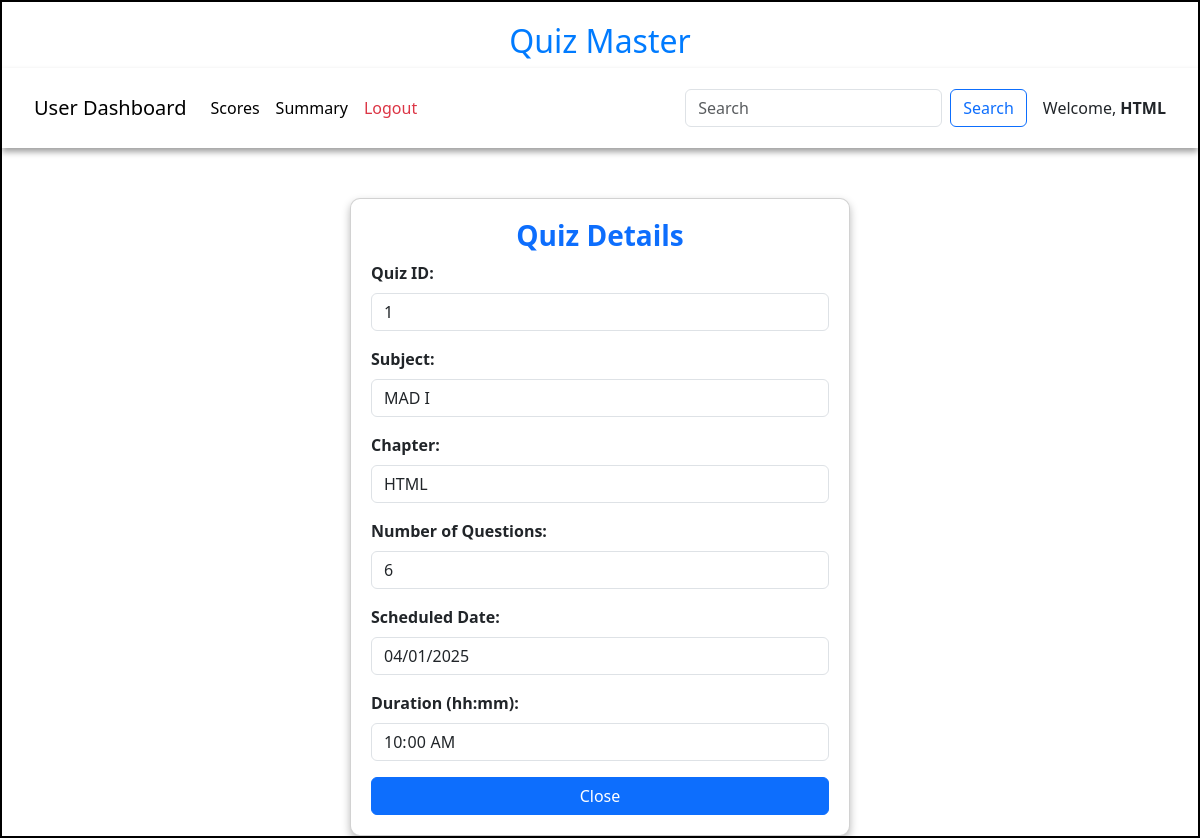
The page /view_quiz/1/HTML on the database as committed earlier.
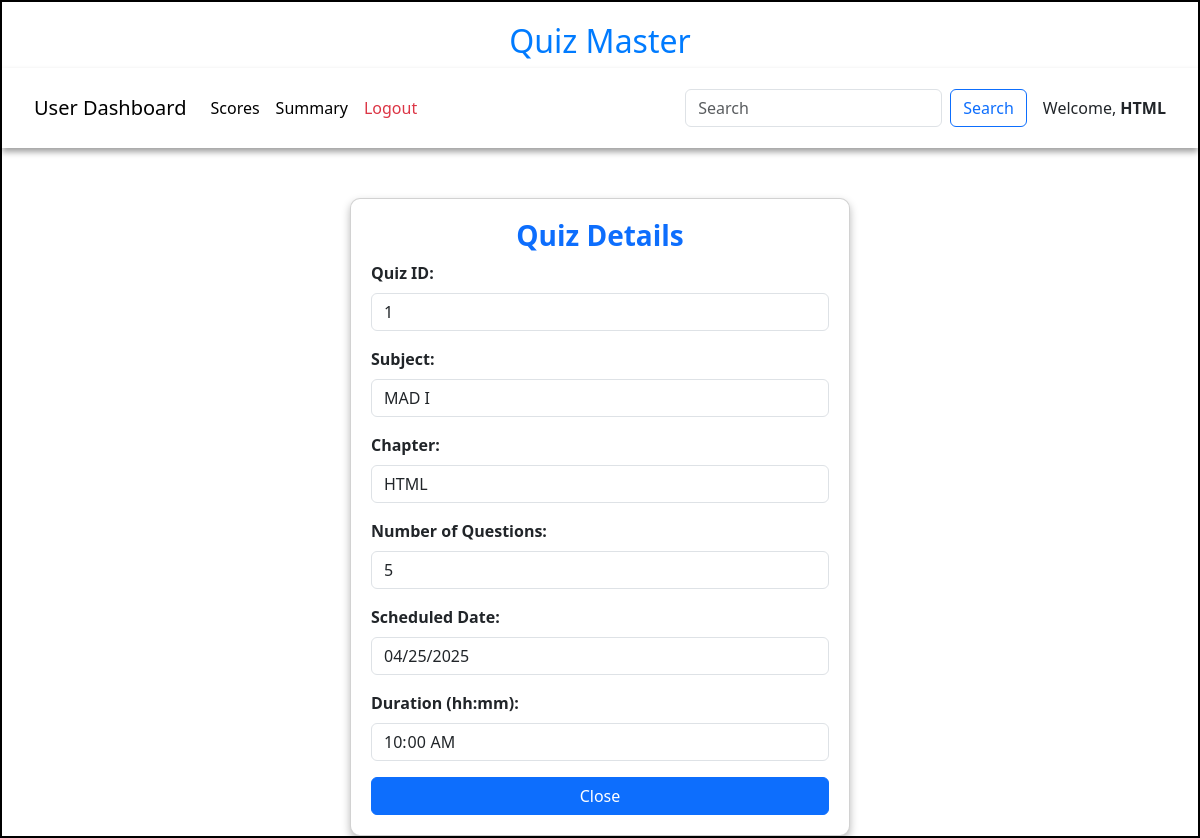
The same page on the database as committed later.
### models/models.py (models this page shows)
class Quiz(db.Model):
    id=db.Column(db.Integer,primary_key=True)
    name = db.Column(db.String,unique=True,nullable=False)
    Chapter_id = db.Column(db.Integer,db.ForeignKey("chapter.id"),nullable=False)
    date_of_quiz = db.Column(db.Date(),nullable=False)
    time_duration = db.Column(db.Time(),nullable =False)
    remarks=db.Column(db.String)
    scores= db.relationship("Score",cascade="all,delete",backref="quiz",lazy=True)
    questions = db.relationship("Question",cascade="all,delete",backref="quiz",lazy=True)

class Subject(db.Model):
    id=db.Column(db.Integer,primary_key=True)
    name=db.Column(db.String,unique=True,nullable=False)
    description=db.Column(db.String)
    chapters = db.relationship("Chapter",cascade="all,delete",backref="subject",lazy=True)

class Chapter(db.Model):
    id=db.Column(db.Integer,primary_key=True)
    name=db.Column(db.String,unique=True,nullable=False)
    description=db.Column(db.String)
    Subject_id = db.Column(db.Integer,db.ForeignKey("subject.id"),nullable=False)
    quizes = db.relationship("Quiz",cascade="all,delete",backref="chapter",lazy=True)

### controllers/controller.py (the view)
@app.route('/view_quiz/<id>/<name>')
def view_quiz(id,name):
    quiz = get_quiz(id)
    chapter = Chapter.query.filter_by(id=quiz.Chapter_id).first()
    subject = Subject.query.filter_by(id=chapter.Subject_id).first()
    return render_template("view_quiz.html",quiz=quiz,name=name,chapter=chapter,subject=subject)

### controllers/controller.py (called while the page is built)
def  get_quiz(id):
    quiz = Quiz.query.filter_by(id=id).first()
    return quiz

### templates/view_quiz.html (shortened to what this page needs)
<!DOCTYPE html>
<html lang="en">
<head>
    <link href="https://cdn.jsdelivr.net/npm/bootstrap@5.3.3/dist/css/bootstrap.min.css" rel="stylesheet">
    <link rel="stylesheet" href="/static/css/style.css">
</head>
<body>
    <div id="container">
        <h1 id="heading">Quiz Master</h1>
        <nav class="navbar navbar-expand-lg navbar-light bg-white">
            <div class="container-fluid">
                <a class="navbar-brand" href="#">User Dashboard</a>
                <div class="collapse navbar-collapse" id="navbarNav">
                    <ul class="navbar-nav me-auto">
                        <li class="nav-item">
                            <a class="nav-link active" href="/user_scores/{{ name }}">Scores</a>
                        </li>
                        <li class="nav-item">
                            <a class="nav-link active" href="/user_summary/{{name}}">Summary</a>
                        </li>
                        <li class="nav-item">
                            <a class="nav-link text-danger" href="/login">Logout</a>
                        </li>
                    </ul>
                    <form class="d-flex" method="POST" action="/search/{{name}}">
                        <input class="form-control me-2" type="search" placeholder="Search" name="search_txt" id="search_txt">
                        <button class="btn btn-outline-primary" type="submit">Search</button>
                    </form>
                </div>
                <span class="ms-3">Welcome, <strong>{{name}}</strong></span>
            </div>
        </nav>
        <div id="quiz_detail-panel" style="margin: auto;margin-top: 50px; width: 500px;">
            <div class="card">
                <h3 class="text-center text-primary fw-bold">Quiz Details</h3>
            <form action="/view_quiz/{{quiz.id}}/{{name}}" method="POST">
                <div class="mb-3">
                    <label class="form-label"><b>Quiz ID:</b></label>
                    <input type="text" class="form-control" value="{{quiz.id}}" readonly>
                </div>
                <div class="mb-3">
                    <label class="form-label"><b>Subject:</b></label>
                    <input type="text" class="form-control" value="{{subject.name}}" readonly>
                </div>
                <div class="mb-3">
                    <label class="form-label"><b>Chapter:</b></label>
                    <input type="text" class="form-control" value="{{chapter.name}}" readonly>
                </div>
                <div class="mb-3">
                    <label class="form-label"><b>Number of Questions:</b></label>
                    <input type="text" class="form-control" value="{{quiz.questions | length}}" readonly>
                </div>
                <div class="mb-3">
                    <label class="form-label"><b>Scheduled Date:</b></label>
                    <input type="date" class="form-control" value="{{quiz.date_of_quiz}}" readonly>
                </div>
                <div class="mb-3">
                    <label class="form-label"><b>Duration (hh:mm):</b></label>
                    <input type="time" class="form-control" value="{{quiz.time_duration}}" readonly>
                </div>
                <div class="d-grid">
                    <a href="/user/{{name}}" class="btn btn-primary btn-custom">Close</a>
                </div>
            </form>
            </div>
        </div>
    </div>
</body>
</html>

### static/css/style.css (style rules this page uses)
* { margin: 0px }
#container { border: 2px solid black; margin: auto; min-height: 729px; width: 100%; }
#heading { text-align: center; font-size: 2rem; margin-top: 20px; color: #007bff; }
.navbar { box-shadow: 0px 4px 6px rgba(0, 0, 0, 0.374); padding:20px; }
.card { box-shadow: 0px 4px 8px rgba(0, 0, 0, 0.280); transition: transform 0.2s ease-in-out; border-radius: 10px; padding: 20px; }

Rows that differ between the two databases and show on the page:
changed Quiz id 1: date_of_quiz "04/01/2025" → "04/25/2025"
Other text that changed with them:
form field questions|length: "6" → "5"
